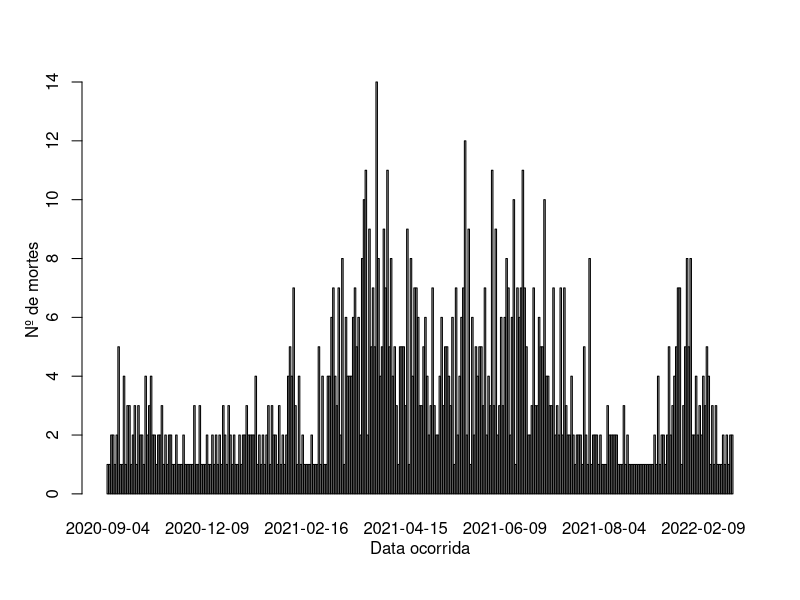

Write R code to recreate this figure.
if (!("readxl") %in% installed.packages()) install.packages("readxl")
if (!("ggplot2") %in% installed.packages()) install.packages("ggplot2")
library(ggplot2)
library(readxl)
#covid_19_bauru_mortes <- read_excel("Documents\UNESP\IEAD-2022\covid-19-bauru-joao-pedro-bueno\dados\covid_19_bauru_mortes.xlsx", range=cell_cols("G:G"), col_types=c("date"))
covid_19_bauru_mortes <- read_excel("./dados/covid_19_bauru_mortes.xlsx", range=cell_cols("G:G"), col_types=c("date"))
datas_obito <- table(covid_19_bauru_mortes)
barplot(datas_obito[-1])
mtext(side = 1, text = "Data ocorrida", line = 2)
mtext(side = 2, text = "Nº de mortes", line = 2)
